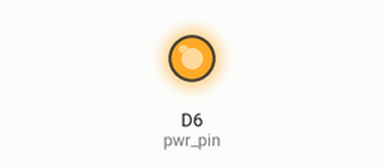
Recording of a sketch running on a simulated Arduino Zero (SAMD21). Parts: output pins drawn as LEDs (lit = HIGH). Uploads are accepted with an empty reply; what the sketch prints to the serial monitor is not drawn.

Above: at 0.1 s.
At 1.1 s:
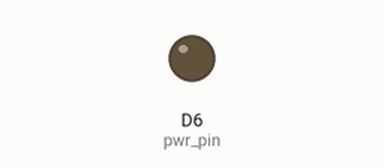
Timing chart, 0 to 2.6 s (numbered marks = the images above):
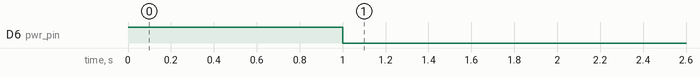

The sketch:

GPRSwebclientTinyGSM_D21G_HardwareSerial.ino
```cpp
/**************************************************************
 *
 * This sketch connects to a website and downloads a page.
 * It can be used to perform HTTP/RESTful API calls.
 *
 * TinyGSM Getting Started guide:
 *   http://tiny.cc/tiny-gsm-readme
 *
 * Adapted for Industruino D21G
 * if you have an INDIO unit you need to disconnect D0/D1 ('Serial')
 * from the RS485 port by moving the hardware switch on the baseboard
 * upwards, away from the RS485 terminals
 **************************************************************/

// Select your modem:
#define TINY_GSM_MODEM_SIM800
//#define TINY_GSM_MODEM_SIM900
//#define TINY_GSM_MODEM_A6
//#define TINY_GSM_MODEM_M590

#include <TinyGsmClient.h>

const int pwr_pin = 6;

// Your GPRS credentials
// Leave empty, if missing user or pass
const char apn[]  = "YourAPN";
const char user[] = "";
const char pass[] = "";

// Use Hardware Serial on Mega, Leonardo, Micro
#define SerialAT Serial

// or Software Serial on Uno, Nano
//#include <SoftwareSerial.h>
//SoftwareSerial SerialAT(2, 3); // RX, TX

TinyGsm modem(SerialAT);
TinyGsmClient client(modem);

const char server[] = "cdn.rawgit.com";
const char resource[] = "/vshymanskyy/tinygsm/master/extras/logo.txt";

int port = 80;

void setup() {

  //turn on modem with 1 second pulse on D6.
  pinMode(pwr_pin, OUTPUT);
  digitalWrite(pwr_pin, HIGH);
  delay(1000);
  digitalWrite(pwr_pin, LOW);

  // Set console baud rate
  SerialUSB.begin(115200);
  delay(10);

  // Set GSM module baud rate
  SerialAT.begin(115200);
  delay(3000);

  // Restart takes quite some time
  // To skip it, call init() instead of restart()
  SerialUSB.println(F("Initializing modem..."));
  modem.restart();

  // Unlock your SIM card with a PIN
  //modem.simUnlock("1234");
}

void loop() {
  SerialUSB.print(F("Waiting for network..."));
  if (!modem.waitForNetwork()) {
    SerialUSB.println(" fail");
    delay(10000);
    return;
  }
  SerialUSB.println(" OK");

  SerialUSB.print(F("Connecting to "));
  SerialUSB.print(apn);
  if (!modem.gprsConnect(apn, user, pass)) {
    SerialUSB.println(" fail");
    delay(10000);
    return;
  }
  SerialUSB.println(" OK");

  SerialUSB.print(F("Connecting to "));
  SerialUSB.print(server);
  if (!client.connect(server, port)) {
    SerialUSB.println(" fail");
    delay(10000);
    return;
  }
  SerialUSB.println(" OK");

  // Make a HTTP GET request:
  client.print(String("GET ") + resource + " HTTP/1.0\r\n");
  client.print(String("Host: ") + server + "\r\n");
  client.print("Connection: close\r\n\r\n");

  unsigned long timeout = millis();
  while (client.connected() && millis() - timeout < 10000L) {
    // Print available data
    while (client.available()) {
      char c = client.read();
      SerialUSB.print(c);
      timeout = millis();
    }
  }
  SerialUSB.println();

  client.stop();
  SerialUSB.println("Server disconnected");

  modem.gprsDisconnect();
  SerialUSB.println("GPRS disconnected");

  // Do nothing forevermore
  while (true) {
    delay(1000);
  }
}
```
